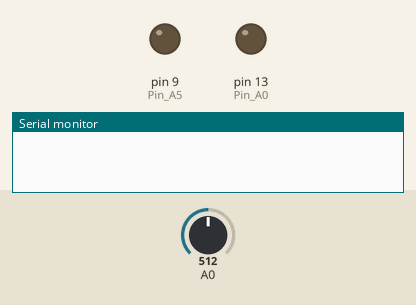
Simulated run of this sketch. Board: Arduino Uno, built with avr-gcc and run on an emulated ATmega328P. Shown: output pins drawn as LEDs (lit = HIGH), the last lines printed to the serial monitor. The inputs (shaded band) are chosen by the test bench; at power-on: A0 = 512.

Above: at 1.8 s.
1.9 s: A0 set to 485
At 5.8 s:
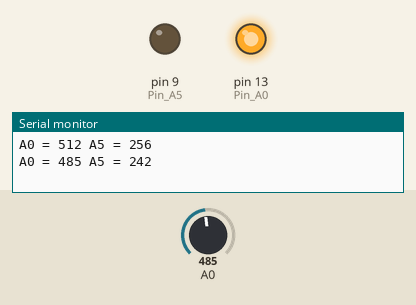
6.9 s: A0 set to 510
At 11.7 s:
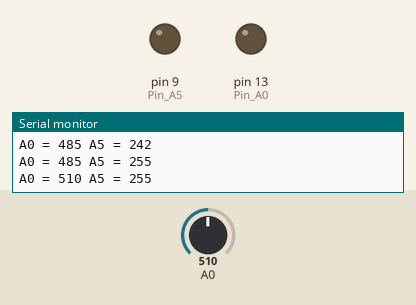
11.9 s: A0 set to 490
At 15.8 s:
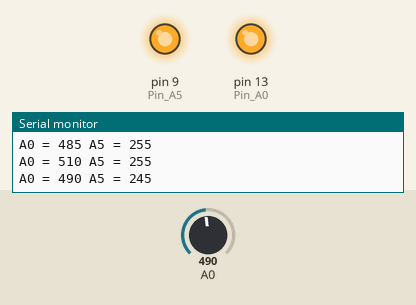
Timing chart, 0 to 22.9 s (numbered marks = the images above; inputs shaded):
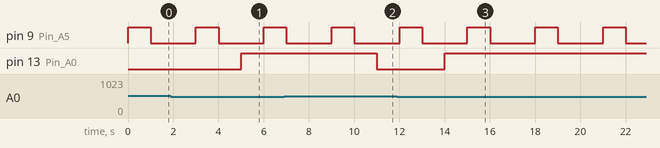

Measured:
- the behaviour switches between 500 and 499 on A0 (found by bisection; images 0 and 1)
- after the input at 1.9 s, pin 13 (Pin_A0): LOW → HIGH after 3.1 s
- after the input at 6.9 s, pin 13 (Pin_A0): HIGH → LOW after 4.1 s
- after the input at 11.9 s, pin 13 (Pin_A0): LOW → HIGH after 2.1 s
- by itself, pin 9 (Pin_A5): alternates HIGH for 1.0 s and LOW for 2.0 s

The sketch:

soil_moisture_light_sensor.ino
```cpp
int Value_A0;
int Value_A5;
int Pin_A0 = 13;
int Pin_A5 = 9;

void setup() {

  Serial.begin(9600);   //Start serial monitor
  pinMode(Pin_A0,OUTPUT);
  pinMode(Pin_A5,OUTPUT);
  pinMode(A0,INPUT);

}

void loop() {


 Value_A0 = analogRead(0);


  digitalWrite(Pin_A5, HIGH);
  delay(1000);
  Value_A5= analogRead(0);
  digitalWrite(Pin_A5, LOW);
  delay(1000);

  //Print the results to the serial monitor
  Serial.print("A0 = ");
  Serial.print(Value_A0);
  Serial.print(" A5 = ");
  Serial.println(Value_A5/2);

   if (Value_A0<500) {
 digitalWrite(Pin_A0, HIGH);
 }
 else {
 digitalWrite(Pin_A0, LOW);
 }
 delay(1000);

}
```
